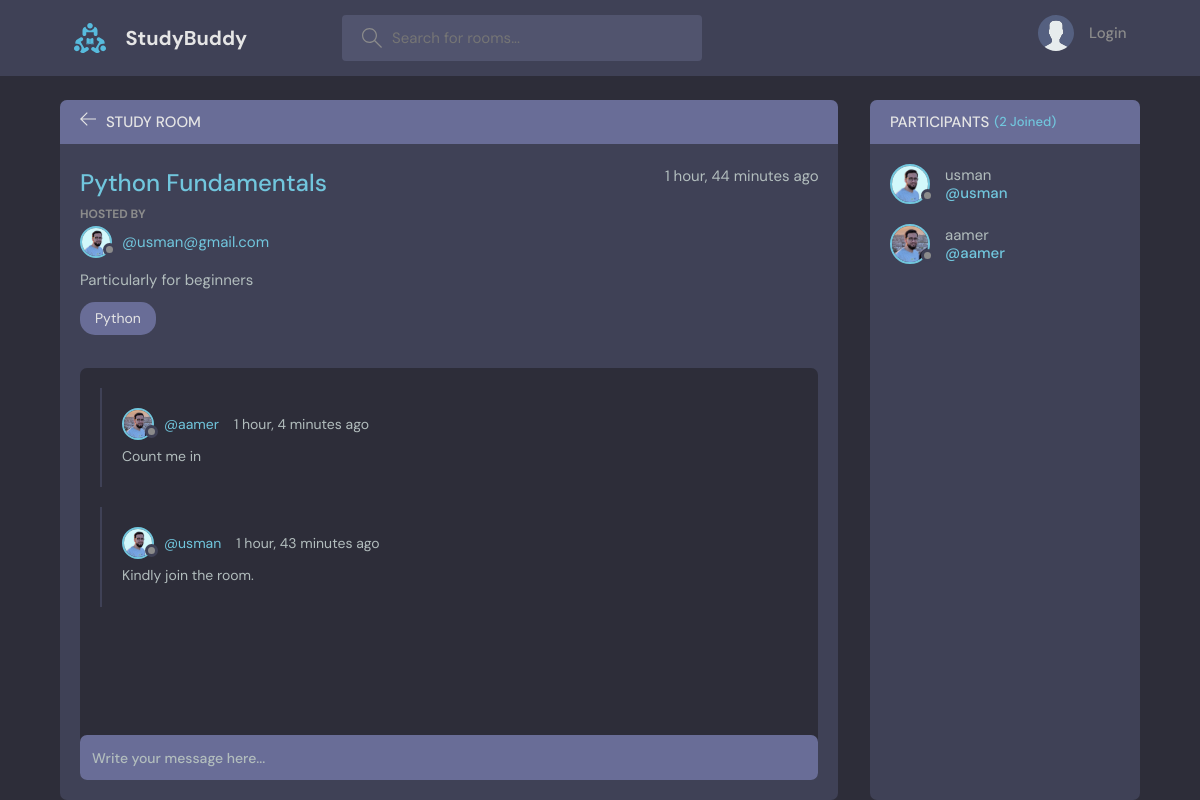
/room/1, run on the app's committed database.
### base/models.py (models this page shows, shortened)
class Room(models.Model):
    host = models.ForeignKey(User, on_delete=models.SET_NULL, null=True)
    topic = models.ForeignKey(Topic, on_delete=models.SET_NULL, null=True)
    name = models.CharField(max_length=200)
    description = models.TextField(null=True, blank=True)
    participants = models.ManyToManyField(
        User, related_name='participants', blank=True)
    updated = models.DateTimeField(auto_now=True)
    created = models.DateTimeField(auto_now_add=True)
    class Meta:
        ordering = ["-updated", "-created"]

class User(AbstractUser):
    name = models.CharField(max_length=200, null=True)
    email = models.EmailField(unique=True, null=True)
    bio = models.TextField(null=True)
    avatar = models.ImageField(null=True, default="avatar.svg")
    USERNAME_FIELD = 'email'
    REQUIRED_FIELDS = []

class Topic(models.Model):
    name = models.CharField(max_length=200)
    def __str__(self):
        return self.name

class Message(models.Model):
    user = models.ForeignKey(User, on_delete=models.CASCADE)
    body = models.TextField()
    room = models.ForeignKey(Room, on_delete=models.CASCADE)
    updated = models.DateTimeField(auto_now=True)
    created = models.DateTimeField(auto_now_add=True)
    class Meta:
        ordering = ["-updated", "-created"]

### base/views.py (the view, shortened to what this page needs)
# urls.py: path('room/<str:pk>', views.room, name="room"),
def room(request, pk):
    room = Room.objects.get(id=pk)
    room_messages = room.message_set.all()
    participants = room.participants.all()
    context = {"room": room, "room_messages": room_messages,
               "participants": participants}
    return render(request, 'base/room.html', context)

### base/templates/base/room.html (shortened to what this page needs)
{% extends "main.html" %} {% block content %}
<body>
  <main class="profile-page layout layout--2">
    <div class="container">
      <div class="room">
        <div class="room__top">
          <div class="room__topLeft">
            <a href="{%url 'home'%}">
              <svg
                version="1.1"
                xmlns="http://www.w3.org/2000/svg"
                width="32"
                height="32"
                viewBox="0 0 32 32"
              >
                <title>arrow-left</title>
                <path
                  d="M13.723 2.286l-13.723 13.714 13.719 13.714 1.616-1.611-10.96-10.96h27.625v-2.286h-27.625l10.965-10.965-1.616-1.607z"
                ></path>
              </svg>
            </a>
            <h3>Study Room</h3>
          </div>
        </div>
        <div class="room__box scroll">
          <div class="room__header scroll">
            <div class="room__info">
              <h3>{{room.name}}</h3>
              <span>{{room.created|timesince}} ago</span>
            </div>
            <div class="room__hosted">
              <p>Hosted By</p>
              <a
                href="{% url 'user-profile' room.host.id %}"
                class="room__author"
              >
                <div class="avatar avatar--small">
                  <img src="{{room.host.avatar.url}}" />
                </div>
                <span>@{{room.host}}</span>
              </a>
            </div>
            <div class="room__details">{{room.description}}</div>
            <span class="room__topics">{{room.topic}}</span>
          </div>
          <div class="room__conversation">
            <div class="threads scroll">
              {% for message in room_messages %}
              <div class="thread">
                <div class="thread__top">
                  <div class="thread__author">
                    <a
                      href="{% url 'user-profile' message.user.id%}"
                      class="thread__authorInfo"
                    >
                      <div class="avatar avatar--small">
                        <img src="{{message.user.avatar.url}}" />
                      </div>
                      <span>@{{message.user.username}}</span>
                    </a>
                    <span class="thread__date"
                      >{{message.created|timesince}} ago</span
                    >
                  </div>
                </div>
                <div class="thread__details">{{message.body}}</div>
              </div>
              {%endfor%}
            </div>
          </div>
        </div>
        <div class="room__message">
          <form method="POST" action="">
            <input
              type="text"
              name="body"
              placeholder="Write your message here..."
            />
          </form>
        </div>
      </div>
      <div class="participants">
        <h3 class="participants__top">
          Participants <span>({{participants.count}} Joined)</span>
        </h3>
        <div class="participants__list scroll">
          {% for participant in participants %}
          <a href="{%url 'user-profile' participant.id%}" class="participant">
            <div class="avatar avatar--medium">
              <img src="{{participant.avatar.url}}" />
            </div>
            <p>
              {{participant.username}}
              <span>@{{participant.username}}</span>
            </p>
          </a>
          {% endfor %}
        </div>
      </div>
    </div>
  </main>
</body>
{% endblock content %}

### data on the page
Room: name "Python Fundamentals", created "1 hour, 44 minutes", host.avatar (picture), host "usman@gmail.com", description "Particularly for beginners", topic "Python"
Message: user.avatar (picture), user.username "aamer", created "1 hour, 4 minutes", body "Count me in"
Message: user.avatar (picture), user.username "usman", created "1 hour, 43 minutes", body "Kindly join the room."
User: avatar (picture), username "usman"
User: avatar (picture), username "aamer"

### other printed values
{{ participants.count }} "2"
